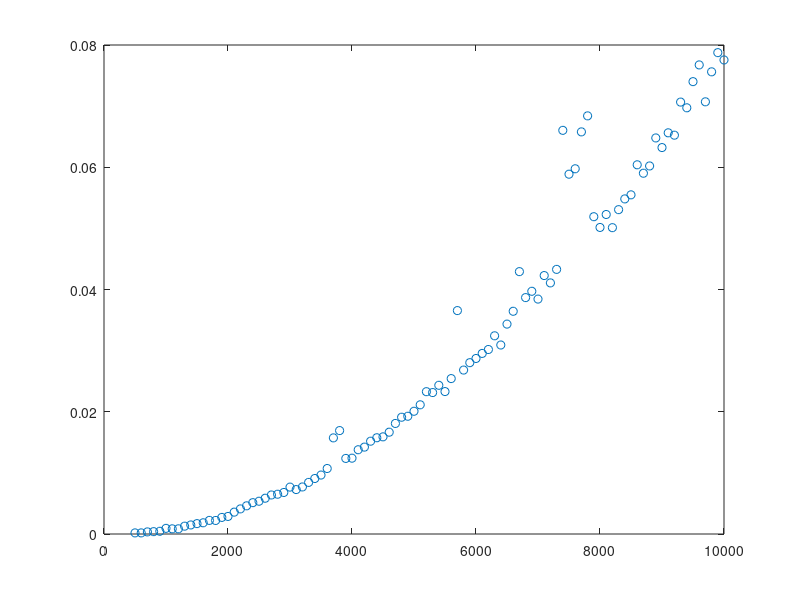

This chart was generated by the following MATLAB code:
n = 10000; % maximum n of nxn square matrix
step = 100; % step size (for iteration of kxk submatrices of A)

A = rand(n,n); % random nxn matrix for experimental performance purposes
v = rand(n,1); % random nx1 matrix for experimental performance purposes

T = [];
sizeA = [];

for k = 500:step:n
    AA = A(1:k, 1:k); % generates kxk submatrix of A
    vv = v(1:k); % generates kx1 subvector of v

    t=cputime; % takes current cputime since start of program
    b=AA*vv; % calculates vector product of kxk submatrix of A and kx1 subvector of v
    tt = cputime - t; % takes the time elapsed during the matrix-vector multiplication and stores it in tt

    T = [T, tt]; % appends tt to list of kxk matrix-vector multiplication CPU times for increasing k
    sizeA = [sizeA, k]; % appends size k of kxk matrix and kx1 vector to list of matrix/vector sizes
end

plot(sizeA, T, 'o'); % plots the increase in CPU processing time for our range of matrix-vector multiplications of increasing k.